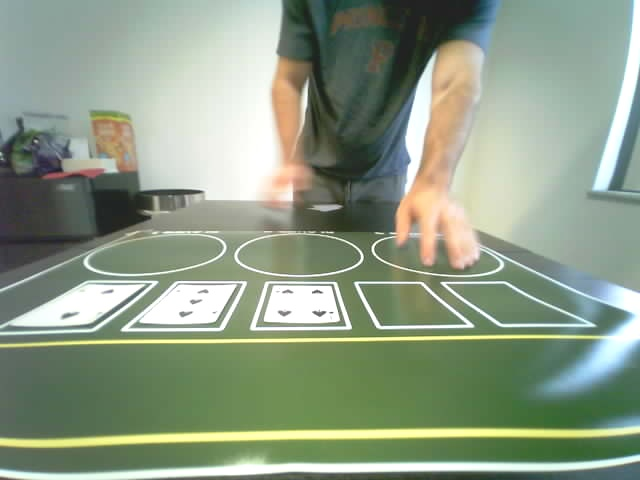
#> input picture Image_Recognition/temp_variations/bright_ESP32S3_OV5640_1457366.jpg, 640 x 480 px; its folder holds only this picture in this run
$ python -i card_analyzer.py   (imports and definitions only)
#> lines starting #> are read from the running program, lines starting #| are printed output that depends on the picture; after the words box and inside, x2 and y2 are one past the last pixel; in counts of white or black regions, pixels touching at a corner belong together
#> further down, picture is the input picture: shape (480, 640, 3); mean B, G, R 133.6, 155, 140.9
# Analyzes cards for community cards and showdown hands
import cv2
import numpy as np
from pathlib import Path

# Card rank and suit detection patterns
RANKS = ['A', '2', '3', '4', '5', '6', '7', '8', '9', '10', 'J', 'Q', 'K']
SUITS = ['H', 'D', 'C', 'S']  # Hearts, Diamonds, Clubs, Spades

def preprocess_card_image(image):
    """Preprocess card image for OCR/template matching"""
    gray = cv2.cvtColor(image, cv2.COLOR_BGR2GRAY)
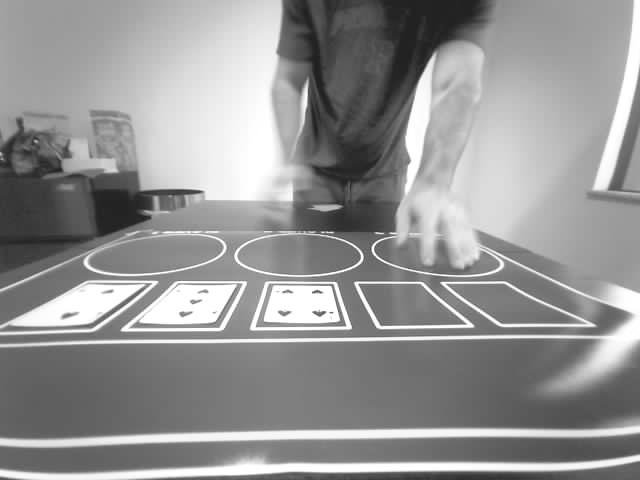
#> gray: shape (480, 640); min 30, max 255, mean 148.3

    # Threshold to get white card regions
    _, thresh = cv2.threshold(gray, 200, 255, cv2.THRESH_BINARY)
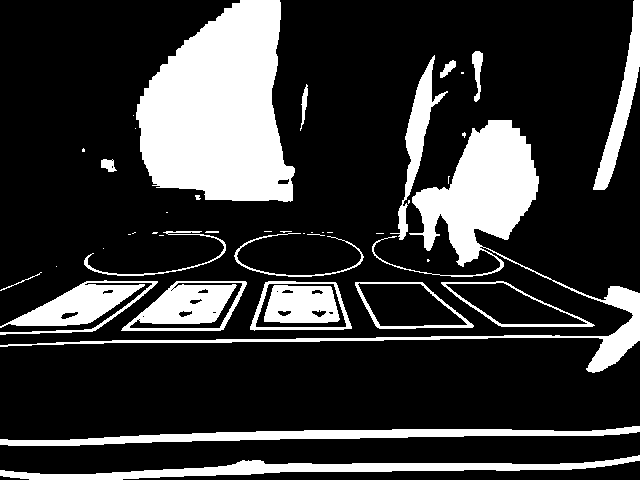
#> thresh: shape (480, 640); 21.3% white; 44 white regions (23 under 20 px)

    return gray, thresh

def detect_cards_in_image(image):
    """Detect individual card regions in the image"""
    gray, thresh = preprocess_card_image(image)

    # Find contours
    contours, _ = cv2.findContours(thresh, cv2.RETR_EXTERNAL, cv2.CHAIN_APPROX_SIMPLE)
#> contours = 43 contours, 26 with area under 20; largest, box (x1, y1, x2, y2) and area: (136, 0, 295, 202) 22664, (0, 120, 640, 373) 13124, (0, 455, 640, 480) 4284, (121, 281, 247, 331) 4218, (250, 281, 352, 331) 4060

    card_regions = []
    for contour in contours:
        area = cv2.contourArea(contour)
        if area > 1000:  # Minimum card size
            # Get bounding rectangle
            x, y, w, h = cv2.boundingRect(contour)
            aspect_ratio = h / w if w > 0 else 0

            # Cards have aspect ratio around 1.4
            if 1.2 < aspect_ratio < 1.6:
                card_regions.append((x, y, w, h))
#> this loop made 43 passes
#> (area, x, y, w, h, aspect_ratio) on passes 1, 2, 3, 4, 5, 6, 7, 35, 40, 42, 43: (4283.5, 0, 455, 640, 25, 0.0391), (4045, 0, 426, 640, 20, 0.0312), (3766, 355, 282, 119, 47, 0.395), (3550.5, 441, 281, 154, 46, 0.299), (4060, 250, 281, 102, 50, 0.49), (4218.5, 121, 281, 126, 50, 0.397), (3295.5, 0, 280, 158, 55, 0.348), (13123.5, 0, 120, 640, 253, 0.395), (1996.5, 390, 55, 58, 185, 3.19), (2245.5, 593, 0, 47, 190, 4.04), (22663.5, 136, 0, 159, 202, 1.27)
#> area on passes 17, 26, 31, 37, 39, 41: 222.5, 240, 118, 110, 110.5, 252
#> after the loop, card_regions = [(136, 0, 159, 202)]

    # Sort cards left to right
    card_regions.sort(key=lambda c: c[0])

    return card_regions

# [119 lines left out: functions recognize_card, analyze_community_cards, analyze_player_hand, wait_for_cards, not called in this run]

>>> import cv2
>>> picture = cv2.imread('temp_variations/bright_ESP32S3_OV5640_1457366.jpg')
>>> result = detect_cards_in_image(picture)
#> result = [(136, 0, 159, 202)]
